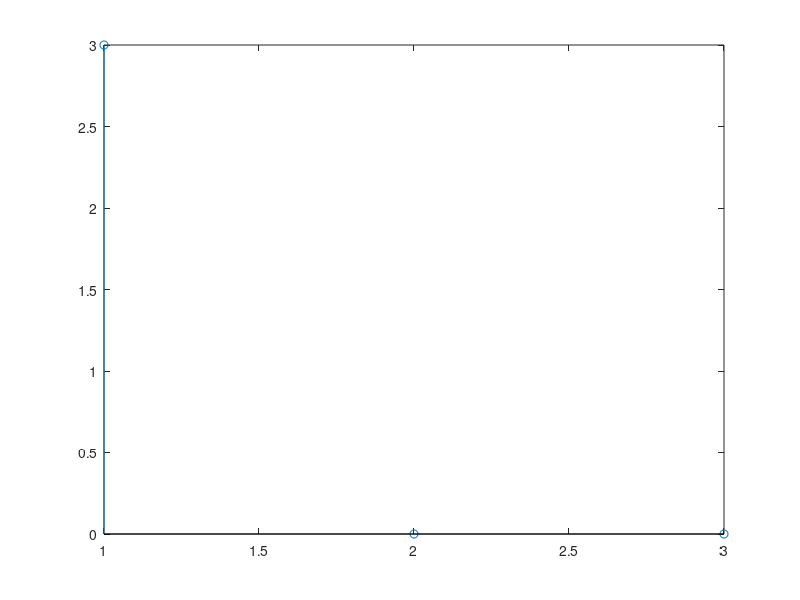
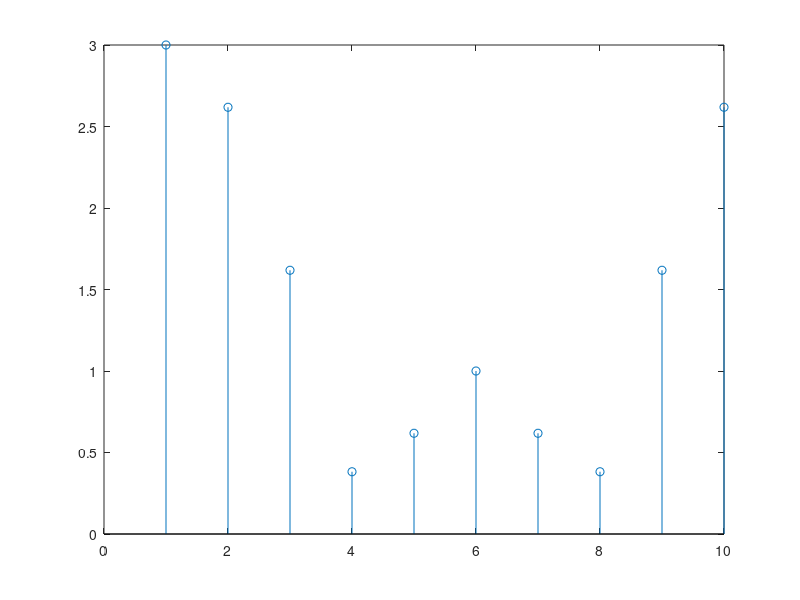
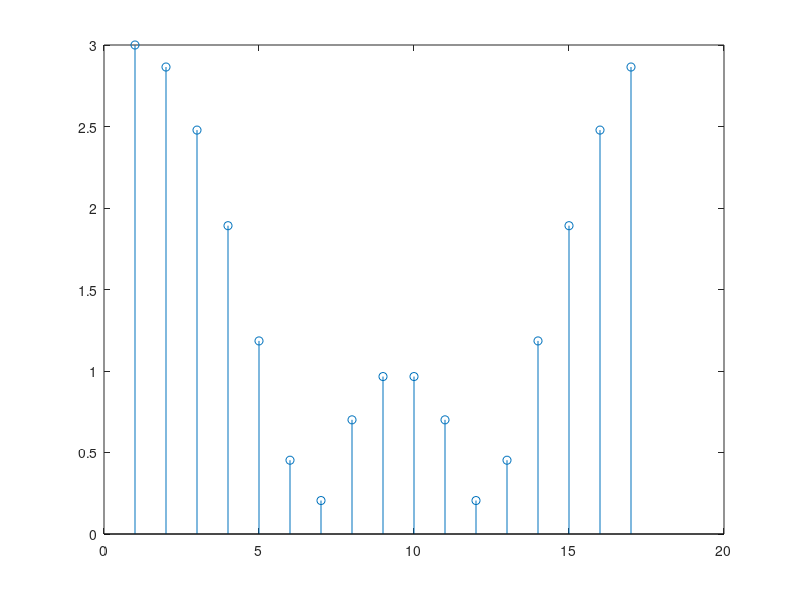
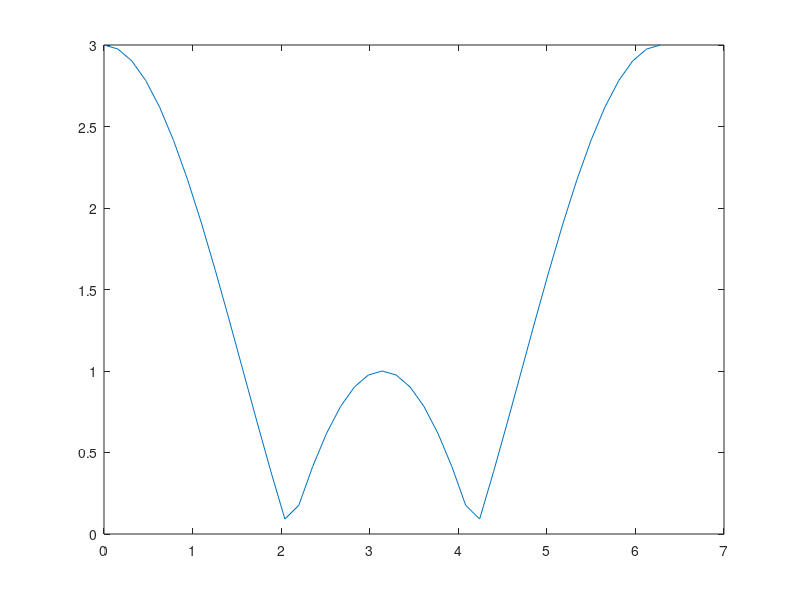

The MATLAB source for these figures, in order:
clear all
close all

f1 = [1 1 1]
F1 = fft(f1);
figure, stem(abs(F1));

f10 = [1 1 1 0 0 0 0 0 0 0]
F10 = fft(f10);
figure, stem(abs(F10));

f20 = [1 1 1 0 0 0 0 0 0 0 0 0 0 0 0 0 0]
F20 = fft(f20);
figure, stem(abs(F20));

% ------ simulation of ideal FT ------ %
w = 0:2*pi/40:2*pi;
y = exp(-j.*2.*w).*(1+2.*cos(w));
figure, plot(w, abs(y))